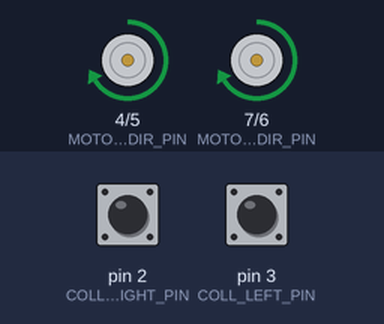
A sketch run on a simulated Arduino Uno, built with avr-gcc and run on an emulated ATmega328P. Shown: direction and speed pins drawn as motors (green arrow = direction pin HIGH = forward, orange = LOW = backward, longer = more drive). The test bench sets the inputs (shaded band); at power-on: pin 2 (COLL_RIGHT_PIN) HIGH, pin 3 (COLL_LEFT_PIN) HIGH. Random numbers use the default seed unless the sketch sets one.

Above: at 1.2 s.
1.3 s: pin 2 (COLL_RIGHT_PIN) pulled LOW for 0.15 s
At 3.0 s:
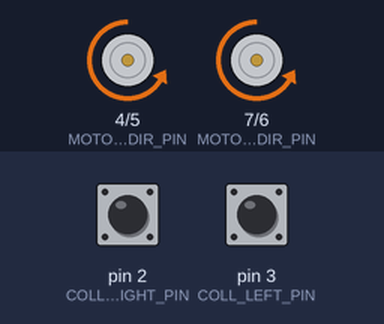
At 4.9 s:
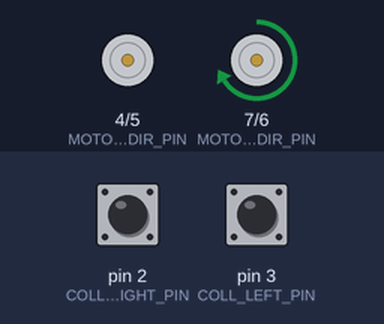
Timing chart, 0 to 7.5 s (numbered marks = the images above; inputs shaded):
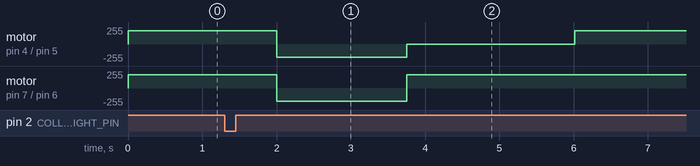

Measured:
- after the input at 1.3 s, motor on pin 4 (MOTOR_LEFT_DIR_PIN) / pin 5 (MOTOR_LEFT_SPEED_PIN): forward 200/255 → backward 200/255 after 0.70 s, → stopped 1.8 s later, → forward 200/255 2.3 s later; motor on pin 7 (MOTOR_RIGHT_DIR_PIN) / pin 6 (MOTOR_RIGHT_SPEED_PIN): forward 200/255 → backward 200/255 after 0.70 s, → forward 200/255 1.8 s later

The sketch:

autodrive.ino
```cpp
const uint8_t MOTOR_LEFT_DIR_PIN = 4;
const uint8_t MOTOR_LEFT_SPEED_PIN = 5;
const uint8_t MOTOR_RIGHT_DIR_PIN = 7;
const uint8_t MOTOR_RIGHT_SPEED_PIN = 6;
const uint8_t COLL_RIGHT_PIN = 2;    // Right collision detector PIN
const uint8_t COLL_RIGHT_ISR = 0;   // interrupt ID for PIN 2
const uint8_t COLL_LEFT_PIN = 3;   // Left collision detector PIN
const uint8_t COLL_LEFT_ISR = 1;   // interrupt ID for PIN 3

const uint8_t FORWARD = HIGH;
const uint8_t BACKWARD = LOW;

volatile bool collision = false;
int speed = 200;
//360 fok = 3630 ms, 1 fok = 10,0833 ms
//1 m = 7000 ms , 1 cm = 70 ms

void stop() {
    if (digitalRead(COLL_RIGHT_PIN) == LOW || digitalRead(COLL_LEFT_PIN) == LOW) {
      collision = true;
    }
    digitalWrite(COLL_LEFT_PIN, HIGH);
    digitalWrite(COLL_RIGHT_PIN, HIGH);
}

void set_speed(uint8_t left, uint8_t right) {
    analogWrite(MOTOR_LEFT_SPEED_PIN, left);
    analogWrite(MOTOR_RIGHT_SPEED_PIN, right);
}

void set_direction(uint8_t left, uint8_t right) {
    digitalWrite(MOTOR_LEFT_DIR_PIN, left);
    digitalWrite(MOTOR_RIGHT_DIR_PIN, right);
}

void setup() {
    // inital states
    pinMode(MOTOR_LEFT_DIR_PIN, OUTPUT);
    pinMode(MOTOR_LEFT_SPEED_PIN, OUTPUT);
    pinMode(MOTOR_RIGHT_DIR_PIN, OUTPUT);
    pinMode(MOTOR_RIGHT_SPEED_PIN, OUTPUT);

    pinMode(COLL_LEFT_PIN, INPUT);
    pinMode(COLL_RIGHT_PIN, INPUT);
    digitalWrite(COLL_LEFT_PIN, HIGH);
    digitalWrite(COLL_RIGHT_PIN, HIGH);

    digitalWrite(MOTOR_LEFT_DIR_PIN, LOW);
    digitalWrite(MOTOR_LEFT_SPEED_PIN, LOW);
    digitalWrite(MOTOR_RIGHT_DIR_PIN, LOW);
    digitalWrite(MOTOR_RIGHT_SPEED_PIN, LOW);

    attachInterrupt(COLL_RIGHT_ISR, stop, FALLING);
    attachInterrupt(COLL_LEFT_ISR, stop, FALLING);

    set_direction(FORWARD, FORWARD);
    set_speed(speed, speed);
}

void loop() {
    delay(1000);
    if (collision == true) {
      set_direction(BACKWARD, BACKWARD);
      delay(1750);
      set_direction(FORWARD, FORWARD);
      if (random(2) == 0) {
        set_speed(speed, 0);
      }
      else {
        set_speed(0, speed);
      }
      delay(random(908, 2723));
      set_speed(speed, speed);
      collision = false;
    }
}
```
